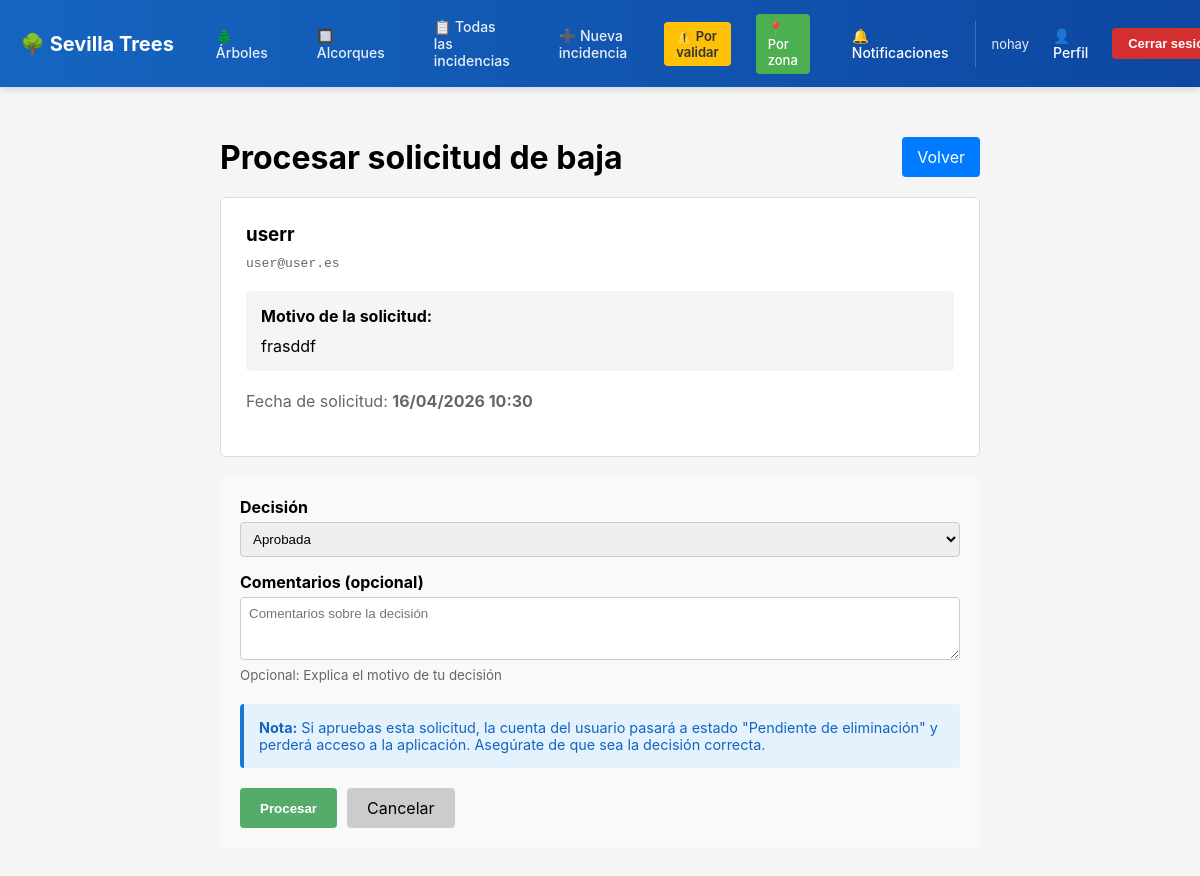
Screenshot of /cuentas/solicitudes-baja/1/procesar/ (signed in) with the database file from the repository.
### cuentas/models.py (models this page shows, shortened)
class Usuario(AbstractUser):
	class Rol(models.TextChoices):
		REGISTRADO = "REGISTRADO", "Registrado"
		ADMINISTRADOR = "ADMINISTRADOR", "Administrador"
	class EstadoCuenta(models.TextChoices):
		ACTIVA = "ACTIVA", "Activa"
		PENDIENTE_ELIMINACION = "PENDIENTE_ELIMINACION", "Pendiente eliminación"
		ELIMINADA = "ELIMINADA", "Eliminada"
	nombre = models.CharField(max_length=159)
	correo = models.EmailField(unique=True)
	rol = models.CharField(max_length=20, choices=Rol.choices, default=Rol.REGISTRADO,)
	fecha_registro = models.DateTimeField(default=timezone.now)
	estado_cuenta = models.CharField(max_length=30, choices=EstadoCuenta.choices, default=EstadoCuenta.ACTIVA)
	USERNAME_FIELD = "correo"
	REQUIRED_FIELDS = ["username"]
	@property
	def es_admin(self) -> bool:
		return self.rol == self.Rol.ADMINISTRADOR
	@property
	def notificaciones_sin_leer(self) -> int:
		return self.notificaciones.filter(leido=False).count()

class SolicitudBaja(models.Model):
	class Estado(models.TextChoices):
		PENDIENTE = "PENDIENTE", "Pendiente"
		APROBADA = "APROBADA", "Aprobada"
		RECHAZADA = "RECHAZADA", "Rechazada"
	usuario = models.ForeignKey(Usuario, on_delete=models.CASCADE, related_name="solicitudes_baja")
	fecha_solicitud = models.DateTimeField(auto_now_add=True)
	estado = models.CharField(max_length=20, choices=Estado.choices, default=Estado.PENDIENTE)
	motivo = models.TextField(null=True, blank=True, help_text="Motivo opcional de la baja")
	fecha_procesamiento = models.DateTimeField(null=True, blank=True)
	admin_que_proceso = models.ForeignKey(Usuario, on_delete=models.SET_NULL, null=True, blank=True, related_name="solicitudes_baja_procesadas")
	comentario_admin = models.TextField(null=True, blank=True, help_text="Comentarios del administrador")
	class Meta:
		ordering = ("-fecha_solicitud",)

### cuentas/views.py (the view)
# urls.py: path("solicitudes-baja/<int:pk>/procesar/", views.procesar_solicitud_baja_view, name="procesar_solicitud_baja"),
@login_required
def procesar_solicitud_baja_view(request, pk):
    if not request.user.es_admin:
        messages.error(request, "No tienes permiso para esta acción")
        return redirect("inicio")
    solicitud = get_object_or_404(SolicitudBaja, pk=pk)
    if request.method == "POST":
        form = ProcessarSolicitudBajaForm(request.POST, instance=solicitud)
        if form.is_valid():
            solicitud_guardada = form.save(commit=False)
            solicitud_guardada.admin_que_proceso = request.user
            solicitud_guardada.fecha_procesamiento = timezone.now()
            if solicitud_guardada.estado == SolicitudBaja.Estado.APROBADA:
                usuario = solicitud.usuario
                usuario.estado_cuenta = Usuario.EstadoCuenta.PENDIENTE_ELIMINACION
                usuario.save()
                messages.success(request, f"Solicitud de {usuario.correo} aprobada. Cuenta marcada como pendiente de eliminación.")
            elif solicitud_guardada.estado == SolicitudBaja.Estado.RECHAZADA:
                messages.info(request, f"Solicitud de {solicitud.usuario.correo} rechazada.")
            solicitud_guardada.save()
            return redirect("solicitudes_baja")
    else:
        form = ProcessarSolicitudBajaForm(instance=solicitud)
    return render(request, "cuentas/procesar_solicitud_baja.html", {
        "solicitud": solicitud,
        "form": form,
    })

### cuentas/forms.py
class ProcessarSolicitudBajaForm(forms.ModelForm):
    class Meta:
        model = SolicitudBaja
        fields = ("estado", "comentario_admin")
        labels = {
            "estado": "Decisión",
            "comentario_admin": "Comentarios (opcional)",
        }
        widgets = {
            "estado": forms.Select(attrs={
                'style': 'width: 100%; padding: 8px; border: 1px solid #ccc; border-radius: 4px;'
            }),
            "comentario_admin": forms.Textarea(attrs={
                'placeholder': 'Comentarios sobre la decisión',
                'rows': 3,
                'style': 'width: 100%; padding: 8px; border: 1px solid #ccc; border-radius: 4px; box-sizing: border-box; font-family: Arial, sans-serif;'
            }),
        }

### templates/cuentas/procesar_solicitud_baja.html (shortened to what this page needs)
{% extends "base.html" %}
{% block content %}
<div style="max-width: 800px; margin: 30px auto; padding: 20px;">
    <div style="display: flex; justify-content: space-between; align-items: center; margin-bottom: 20px;">
        <h1 style="margin: 0;">Procesar solicitud de baja</h1>
        <a href="{% url 'solicitudes_baja' %}" style="background-color: #007bff; color: white; padding: 10px 15px; text-decoration: none; border-radius: 4px;">
            Volver
        </a>
    </div>
    <div style="background-color: white; border: 1px solid #ddd; border-radius: 5px; padding: 25px; margin-bottom: 20px;">
        <h3 style="margin: 0 0 10px 0;">{{ solicitud.usuario.nombre }}</h3>
        <p style="margin: 0 0 10px 0; color: #666; font-family: monospace;">{{ solicitud.usuario.correo }}</p>
        <div style="background-color: #f5f5f5; padding: 15px; border-radius: 4px; margin: 20px 0;">
            <p style="margin: 0 0 10px 0;"><strong>Motivo de la solicitud:</strong></p>
            {% if solicitud.motivo %}
                <p style="margin: 0; white-space: pre-wrap;">{{ solicitud.motivo }}</p>
            {% else %}
                <p style="margin: 0; color: #999; font-style: italic;">Sin motivo indicado</p>
            {% endif %}
        </div>
        <p style="margin: 0 0 20px 0; color: #666;">
            Fecha de solicitud: <strong>{{ solicitud.fecha_solicitud|date:"d/m/Y H:i" }}</strong>
        </p>
    </div>
    <form method="POST" style="background-color: #f9f9f9; padding: 20px; border-radius: 5px;">
        <div style="margin-bottom: 15px;">
            <label for="id_estado" style="display: block; font-weight: bold; margin-bottom: 5px;">{{ form.estado.label }}</label>
            {{ form.estado }}
        </div>
        <div style="margin-bottom: 20px;">
            <label for="id_comentario_admin" style="display: block; font-weight: bold; margin-bottom: 5px;">{{ form.comentario_admin.label }}</label>
            {{ form.comentario_admin }}
            <small style="color: #666;">Opcional: Explica el motivo de tu decisión</small>
        </div>
        <div style="background-color: #e3f2fd; border-left: 4px solid #1976d2; padding: 15px; border-radius: 4px; margin-bottom: 20px;">
            <p style="margin: 0; color: #1565c0; font-size: 0.9em;">
                <strong>Nota:</strong> Si apruebas esta solicitud, la cuenta del usuario pasará a estado "Pendiente de eliminación"
                y perderá acceso a la aplicación. Asegúrate de que sea la decisión correcta.
            </p>
        </div>
        <div style="display: flex; gap: 10px;">
            <button type="submit" style="background-color: #56ab6a; color: white; padding: 10px 20px; border: none; border-radius: 4px; cursor: pointer; font-weight: bold;">
                Procesar
            </button>
            <a href="{% url 'solicitudes_baja' %}" style="background-color: #ccc; color: black; padding: 10px 20px; border: none; border-radius: 4px; cursor: pointer; text-decoration: none; display: inline-block;">
                Cancelar
            </a>
        </div>
    </form>
</div>
{% endblock %}

### templates/base.html (shortened to what this page needs)
<!DOCTYPE html>
<html lang="es">
<head>
</head>
<body>
    <header>
        <nav>
            <div class="container">
                <a href="{% url 'inicio' %}" class="logo">🌳 Sevilla Trees</a>
                <div class="nav-left">
                    <a href="{% url 'arbol_lista' %}">🌲 Árboles</a>
                    <a href="{% url 'alcorque_lista' %}">🔲 Alcorques</a>
                    {% if user.is_authenticated %}
                        {% if user.es_admin %}
                            <a href="{% url 'incidencia_lista' %}" style="color: rgba(255, 255, 255, 0.9); text-decoration: none; font-weight: 500; font-size: 14px; padding: 6px 12px; border-radius: 4px; transition: all 0.3s;">📋 Todas las incidencias</a>
                        {% else %}
                            <a href="{% url 'incidencia_lista' %}" style="color: rgba(255, 255, 255, 0.9); text-decoration: none; font-weight: 500; font-size: 14px; padding: 6px 12px; border-radius: 4px; transition: all 0.3s;">📋 Mis incidencias</a>
                        {% endif %}
                        <a href="{% url 'nueva_incidencia' %}">➕ Nueva incidencia</a>
                        {% if user.es_admin %}
                            <a href="{% url 'incidencias_por_validar' %}" class="admin-badge">⚠️ Por validar</a>
                            <a href="{% url 'incidencias_por_barrio' %}" class="admin-zone">📍 Por zona</a>
                        {% endif %}
                    {% endif %}
                </div>
                <div class="nav-right">
                    {% if user.is_authenticated %}
                        <a href="{% url 'notificacion_lista' %}" class="notification-link">
                            🔔 Notificaciones
                        </a>
                        <div class="user-section">
                            <span class="user-name">{{ user.nombre }}</span>
                            <a href="{% url 'perfil' %}" class="profile-link">👤 Perfil</a>
                            <form action="{% url 'logout' %}" method="post" style="display: inline; margin: 0;">
                                <button type="submit" class="btn-logout">Cerrar sesión</button>
                            </form>
                        </div>
                    {% else %}
                        <div class="auth-links">
                            <a href="{% url 'login' %}">Iniciar sesión</a>
                            <a href="{% url 'signup' %}" class="btn-signup">Registrarse</a>
                        </div>
                    {% endif %}
                </div>
            </div>
        </nav>
    </header>
    <main>
        {% block content %}{% endblock %}
    </main>
</body>
</html>

### templates/base.html (style rules this page uses)
* { margin: 0; padding: 0; box-sizing: border-box; }
body { font-family: -apple-system, BlinkMacSystemFont, 'Segoe UI', Roboto, 'Helvetica Neue', Arial, sans-serif; background-color: #f5f5f5; }
header nav { background: linear-gradient(90deg, #1565c0 0%, #0d47a1 100%); box-shadow: 0 2px 8px rgba(0,0,0,0.15); padding: 12px 0; position: sticky; top: 0; z-index: 100; }
header nav .container { max-width: 1200px; margin: 0 auto; padding: 0 20px; display: flex; justify-content: space-between; align-items: center; gap: 30px; }
header nav .logo { font-size: 20px; font-weight: bold; color: white; text-decoration: none; display: flex; align-items: center; gap: 8px; white-space: nowrap; }
header nav .nav-left { display: flex; gap: 25px; align-items: center; flex: 1; }
header nav .nav-left a { color: rgba(255, 255, 255, 0.9); text-decoration: none; font-weight: 500; font-size: 14px; transition: all 0.3s; padding: 6px 12px; border-radius: 4px; }
header nav .nav-left .admin-badge { background-color: #ffc107; color: #333; padding: 6px 12px; border-radius: 4px; font-weight: 600; font-size: 13px; }
header nav .nav-left .admin-zone { background-color: #4caf50; color: white; padding: 6px 12px; border-radius: 4px; font-weight: 500; font-size: 13px; }
header nav .nav-right { display: flex; gap: 15px; align-items: center; }
header nav .notification-link { color: white; text-decoration: none; font-weight: 500; font-size: 14px; position: relative; display: flex; align-items: center; gap: 6px; padding: 6px 12px; border-radius: 4px; transition: all 0.3s; }
header nav .user-section { display: flex; gap: 12px; align-items: center; padding-left: 15px; border-left: 1px solid rgba(255, 255, 255, 0.2); }
header nav .user-name { color: rgba(255, 255, 255, 0.9); font-size: 13px; white-space: nowrap; }
header nav .profile-link { color: white; text-decoration: none; font-weight: 500; font-size: 14px; padding: 6px 12px; border-radius: 4px; transition: all 0.3s; }
header nav .btn-logout { background-color: #d32f2f; color: white; padding: 8px 16px; border: none; border-radius: 4px; font-weight: 600; font-size: 13px; cursor: pointer; transition: all 0.3s; white-space: nowrap; }

### templates/cuentas/procesar_solicitud_baja.html (style rules this page uses)
#id_estado { width: 100%; padding: 8px; border: 1px solid #ccc; border-radius: 4px; box-sizing: border-box; }
#id_comentario_admin { width: 100%; padding: 8px; border: 1px solid #ccc; border-radius: 4px; box-sizing: border-box; font-family: Arial, sans-serif; }

### rows the page displays
Usuario: nombre "nohay"
SolicitudBaja: usuario.nombre "userr", usuario.correo "user@user.es", motivo "frasddf", fecha_solicitud "16/04/2026 10:30", estado "Aprobada"
